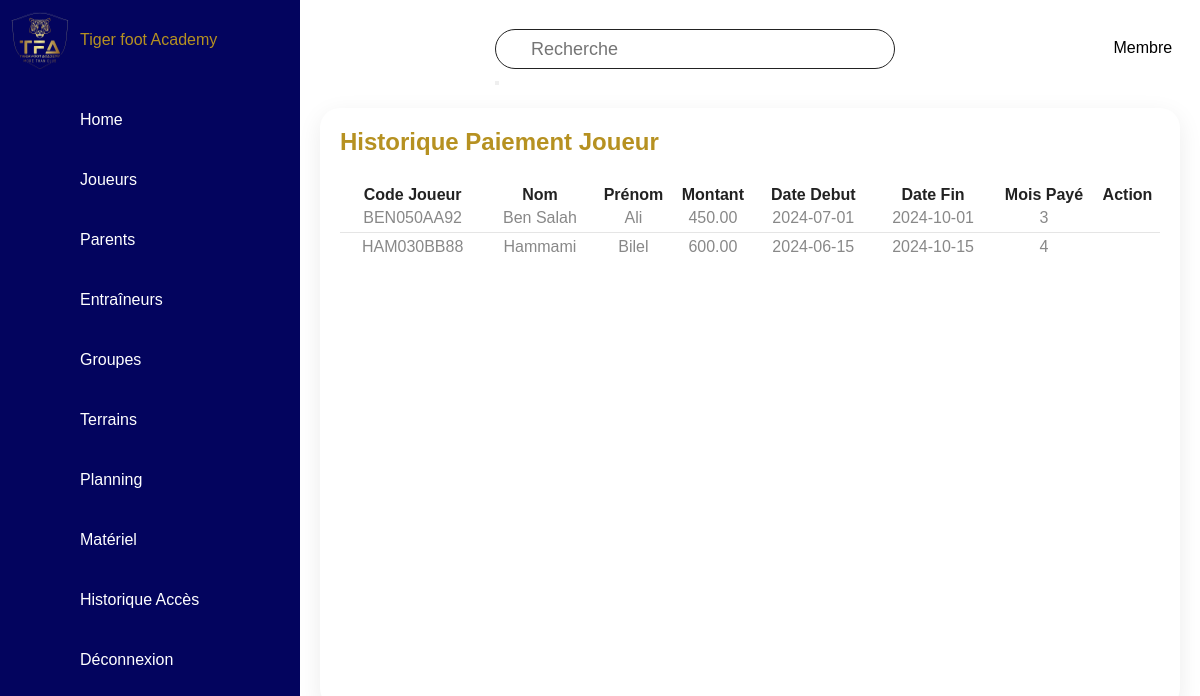
/rechercheHistJoueurs.php (signed in), run on an earlier commit of the app's database.
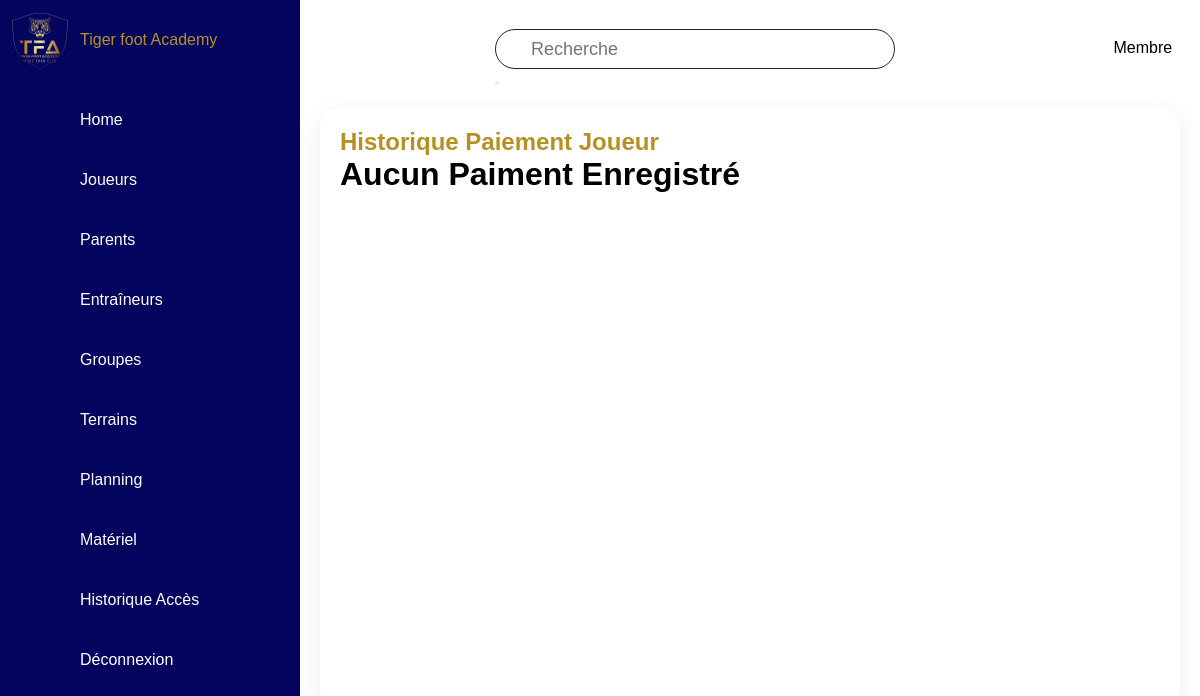
And on a later commit of the database.
### tables this page shows
CREATE TABLE Paiement_Joueur (
    id INT PRIMARY KEY AUTO_INCREMENT,
    code VARCHAR(255)  NOT NULL  ,
    nom VARCHAR(255) NOT NULL,
    prenom VARCHAR(255) NOT NULL,
    montant DECIMAL(10, 2) NOT NULL,
    date_debut DATE NOT NULL,
    date_fin DATE NOT NULL,
    nb_mois INT NOT NULL
);

### rechercheHistJoueurs.php (the view, shortened to what this page needs)
<?php
require_once "connection.php";
$search = "";
$userType = $_SESSION['user']['user_type'];
if ($userType == 'Admin') {
    include "navigation.php";
}else{
    include "navigation2.php";
}
$req = "SELECT * FROM Paiement_Joueur
        WHERE code LIKE '%$search%'
        OR nom LIKE '%$search%'
        OR prenom LIKE '%$search%'" ;
$result1 = mysqli_query($con, $req);
$count = mysqli_num_rows($result1);
?>
<!DOCTYPE html>
<html lang="en">
<head>
    <link rel="stylesheet" href="styleDashbord.css">
</head>
<body>
<div class="main">
        <div class="topbar">
            <div class="toggle"><ion-icon name="menu-outline"></ion-icon></div>
            <div class="search">
                <form action="rechercheHistJoueur.php" method="GET">
                    <input type="text"name="search" placeholder="Recherche">
                    <button type="submit"><ion-icon name="search-outline"></ion-icon></button>
                </form>
            </div>
            <div class="user">
            <div class="notification"><a href="notifications.php"><ion-icon name="notifications-outline"></ion-icon></a></div>
            <div class="userType">
            <?php if ($userType == 'admin') { ?>
                    <select id="userTypeSelect">
                        <option value="admin">Admin</option>
                        <option value="user">User</option>
                    </select>
                <?php } else { ?>
                    <p>Membre</p>
                <?php } ?>
            </div>
            </div>
        </div>
        <div class="detaille">
            <div class="affichageTable">
                <div class="cardHeader">
                    <h2>Historique Paiement Joueur</h2>
                </div>
                <?php if ($count > 0) {   ?>
                <table>
                    <thead>
                    <tr>
                        <th>Code Joueur</th>
                        <th>Nom</th>
                        <th>Prénom</th>
                        <th>Montant</th>
                        <th>Date Debut</th>
                        <th>Date Fin</th>
                        <th>Mois Payé</th>
                        <th>Action</th>
                    </tr>
                </thead>
                <tbody>
                <?php while($row = mysqli_fetch_assoc($result1)) { ?>
                    <tr>
                        <td align="center"><?php echo $row['code']; ?></td>
                        <td align="center"><?php echo $row['nom']; ?></td>
                        <td align="center"><?php echo $row['prenom']; ?></td>
                        <td align="center"><?php echo $row['montant']; ?></td>
                        <td align="center"><?php echo $row['date_debut']; ?></td>
                        <td align="center"><?php echo $row['date_fin']; ?></td>
                        <td align="center"><?php echo $row['nb_mois']; ?></td>
                        <td align="center"><a href="print_page.php?code=<?= $row["code"]?>" target="_blank"><ion-icon name="print-outline"></ion-icon></a></td>
                    </tr>
                <?php } ?>
                </tbody>
            </table>
        </div>
            <?php }
                else {?>
            <div class="jumbotron">
                <h1>Aucun Paiment Enregistré</h1>
            </div>
            <?php } ?>
        </div>
    </div>
</body>
</html>

What changed in the data, as far as the page shows it:
removed paiement_joueur: code "BEN050AA92", nom "Ben Salah", prenom "Ali", montant "450.00", date_debut "2024-07-01", date_fin "2024-10-01", nb_mois "3"
removed paiement_joueur: code "HAM030BB88", nom "Hammami", prenom "Bilel", montant "600.00", date_debut "2024-06-15", date_fin "2024-10-15", nb_mois "4"
Also different on the page:
text no longer shown: "Code Joueur Nom Prénom Montant Date Debut Date Fin Mois Payé Action"
text now shown: "Aucun Paiment Enregistré"
